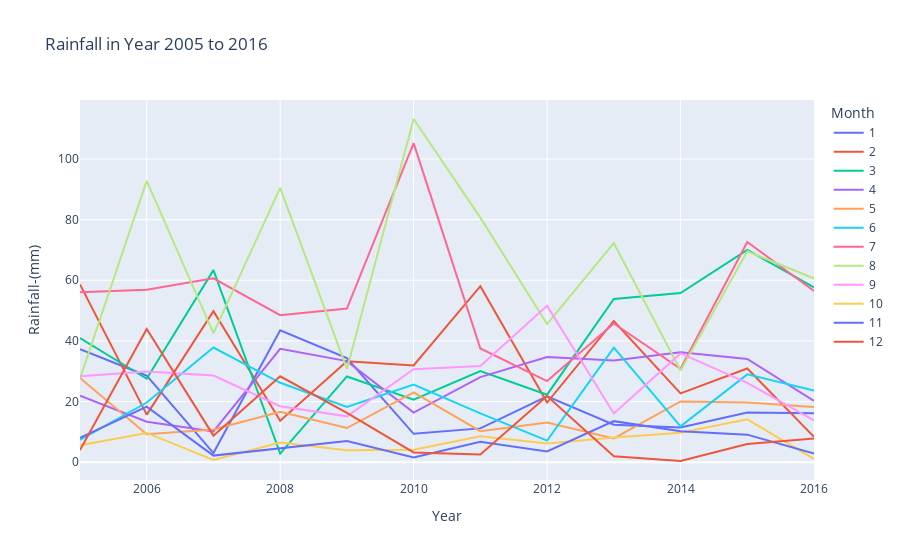

Notebook code cell kept with this figure:
### Code cell
graph=px.line(data.loc[(data.Year>=2005)].loc[(data.Year<=2017)],x='Year',y='Rainfall-(mm)',color='Month',title='Rainfall in Year 2005 to 2016 ')
graph.show()

### Figure 1 — Plotly figure (JSON) as saved in the notebook; plotly's stock layout.template omitted (floating-point values rounded to 4 significant figures)
{"data": [{"hovertemplate": "Month=1<br>Year=%{x}<br>Rainfall-(mm)=%{y}<extra></extra>", "legendgroup": "1", "line": {"color": "#636efa", "dash": "solid"}, "mode": "lines", "name": "1", "orientation": "v", "showlegend": true, "type": "scatter", "x": [2005, 2006, 2007, 2008, 2009, 2010, 2011, 2012, 2013, 2014, 2015, 2016], "xaxis": "x", "y": [37.26, 28.54, 3.035, 43.53, 34.36, 9.38, 11.17, 21.74, 12.39, 11.49, 16.37, 16.17], "yaxis": "y"}, {"hovertemplate": "Month=2<br>Year=%{x}<br>Rainfall-(mm)=%{y}<extra></extra>", "legendgroup": "2", "line": {"color": "#EF553B", "dash": "solid"}, "mode": "lines", "name": "2", "orientation": "v", "showlegend": true, "type": "scatter", "x": [2005, 2006, 2007, 2008, 2009, 2010, 2011, 2012, 2013, 2014, 2015, 2016], "xaxis": "x", "y": [58.65, 15.71, 49.81, 13.68, 33.27, 31.9, 58.08, 19.67, 46.59, 22.7, 30.92, 8.364], "yaxis": "y"}, {"hovertemplate": "Month=3<br>Year=%{x}<br>Rainfall-(mm)=%{y}<extra></extra>", "legendgroup": "3", "line": {"color": "#00cc96", "dash": "solid"}, "mode": "lines", "name": "3", "orientation": "v", "showlegend": true, "type": "scatter", "x": [2005, 2006, 2007, 2008, 2009, 2010, 2011, 2012, 2013, 2014, 2015, 2016], "xaxis": "x", "y": [40.94, 27.54, 63.35, 2.838, 28.29, 20.63, 30.05, 22.28, 53.86, 55.81, 70.02, 57.69], "yaxis": "y"}, {"hovertemplate": "Month=4<br>Year=%{x}<br>Rainfall-(mm)=%{y}<extra></extra>", "legendgroup": "4", "line": {"color": "#ab63fa", "dash": "solid"}, "mode": "lines", "name": "4", "orientation": "v", "showlegend": true, "type": "scatter", "x": [2005, 2006, 2007, 2008, 2009, 2010, 2011, 2012, 2013, 2014, 2015, 2016], "xaxis": "x", "y": [21.95, 13.34, 10.18, 37.42, 33.34, 16.38, 28.06, 34.69, 33.52, 36.27, 34.08, 20.25], "yaxis": "y"}, {"hovertemplate": "Month=5<br>Year=%{x}<br>Rainfall-(mm)=%{y}<extra></extra>", "legendgroup": "5", "line": {"color": "#FFA15A", "dash": "solid"}, "mode": "lines", "name": "5", "orientation": "v", "showlegend": true, "type": "scatter", "x": [2005, 2006, 2007, 2008, 2009, 2010, 2011, 2012, 2013, 2014, 2015, 2016], "xaxis": "x", "y": [27.81, 9.258, 10.83, 16.68, 11.27, 23.01, 10.24, 13.08, 7.845, 20.07, 19.69, 18.19], "yaxis": "y"}, {"hovertemplate": "Month=6<br>Year=%{x}<br>Rainfall-(mm)=%{y}<extra></extra>", "legendgroup": "6", "line": {"color": "#19d3f3", "dash": "solid"}, "mode": "lines", "name": "6", "orientation": "v", "showlegend": true, "type": "scatter", "x": [2005, 2006, 2007, 2008, 2009, 2010, 2011, 2012, 2013, 2014, 2015, 2016], "xaxis": "x", "y": [7.383, 19.7, 37.82, 26.21, 18.26, 25.62, 16.11, 7.121, 37.8, 11.85, 28.99, 23.65], "yaxis": "y"}, {"hovertemplate": "Month=7<br>Year=%{x}<br>Rainfall-(mm)=%{y}<extra></extra>", "legendgroup": "7", "line": {"color": "#FF6692", "dash": "solid"}, "mode": "lines", "name": "7", "orientation": "v", "showlegend": true, "type": "scatter", "x": [2005, 2006, 2007, 2008, 2009, 2010, 2011, 2012, 2013, 2014, 2015, 2016], "xaxis": "x", "y": [56.05, 56.9, 60.65, 48.51, 50.67, 105.2, 37.5, 26.76, 45.77, 30.81, 72.61, 56.48], "yaxis": "y"}, {"hovertemplate": "Month=8<br>Year=%{x}<br>Rainfall-(mm)=%{y}<extra></extra>", "legendgroup": "8", "line": {"color": "#B6E880", "dash": "solid"}, "mode": "lines", "name": "8", "orientation": "v", "showlegend": true, "type": "scatter", "x": [2005, 2006, 2007, 2008, 2009, 2010, 2011, 2012, 2013, 2014, 2015, 2016], "xaxis": "x", "y": [27.62, 92.8, 42.51, 90.45, 30.79, 113.2, 80.65, 45.55, 72.27, 30.23, 69.58, 60.61], "yaxis": "y"}, {"hovertemplate": "Month=9<br>Year=%{x}<br>Rainfall-(mm)=%{y}<extra></extra>", "legendgroup": "9", "line": {"color": "#FF97FF", "dash": "solid"}, "mode": "lines", "name": "9", "orientation": "v", "showlegend": true, "type": "scatter", "x": [2005, 2006, 2007, 2008, 2009, 2010, 2011, 2012, 2013, 2014, 2015, 2016], "xaxis": "x", "y": [28.38, 29.89, 28.59, 18.48, 15.14, 30.67, 31.71, 51.57, 16.08, 35.88, 26.19, 13.77], "yaxis": "y"}, {"hovertemplate": "Month=10<br>Year=%{x}<br>Rainfall-(mm)=%{y}<extra></extra>", "legendgroup": "10", "line": {"color": "#FECB52", "dash": "solid"}, "mode": "lines", "name": "10", "orientation": "v", "showlegend": true, "type": "scatter", "x": [2005, 2006, 2007, 2008, 2009, 2010, 2011, 2012, 2013, 2014, 2015, 2016], "xaxis": "x", "y": [5.596, 9.668, 0.7385, 6.492, 3.958, 4.115, 8.605, 6.177, 8.156, 9.76, 14.14, 1.076], "yaxis": "y"}, {"hovertemplate": "Month=11<br>Year=%{x}<br>Rainfall-(mm)=%{y}<extra></extra>", "legendgroup": "11", "line": {"color": "#636efa", "dash": "solid"}, "mode": "lines", "name": "11", "orientation": "v", "showlegend": true, "type": "scatter", "x": [2005, 2006, 2007, 2008, 2009, 2010, 2011, 2012, 2013, 2014, 2015, 2016], "xaxis": "x", "y": [8.064, 18.33, 2.196, 4.599, 6.978, 1.609, 6.736, 3.56, 13.56, 10.2, 9.096, 2.885], "yaxis": "y"}, {"hovertemplate": "Month=12<br>Year=%{x}<br>Rainfall-(mm)=%{y}<extra></extra>", "legendgroup": "12", "line": {"color": "#EF553B", "dash": "solid"}, "mode": "lines", "name": "12", "orientation": "v", "showlegend": true, "type": "scatter", "x": [2005, 2006, 2007, 2008, 2009, 2010, 2011, 2012, 2013, 2014, 2015, 2016], "xaxis": "x", "y": [3.993, 43.97, 8.776, 28.35, 16.27, 3.235, 2.57, 21.82, 2.004, 0.4115, 6.007, 7.823], "yaxis": "y"}], "layout": {"legend": {"title": {"text": "Month"}, "tracegroupgap": 0}, "title": {"text": "Rainfall in Year 2005 to 2016 "}, "xaxis": {"anchor": "y", "domain": [0, 1], "title": {"text": "Year"}}, "yaxis": {"anchor": "x", "domain": [0, 1], "title": {"text": "Rainfall-(mm)"}}}}
